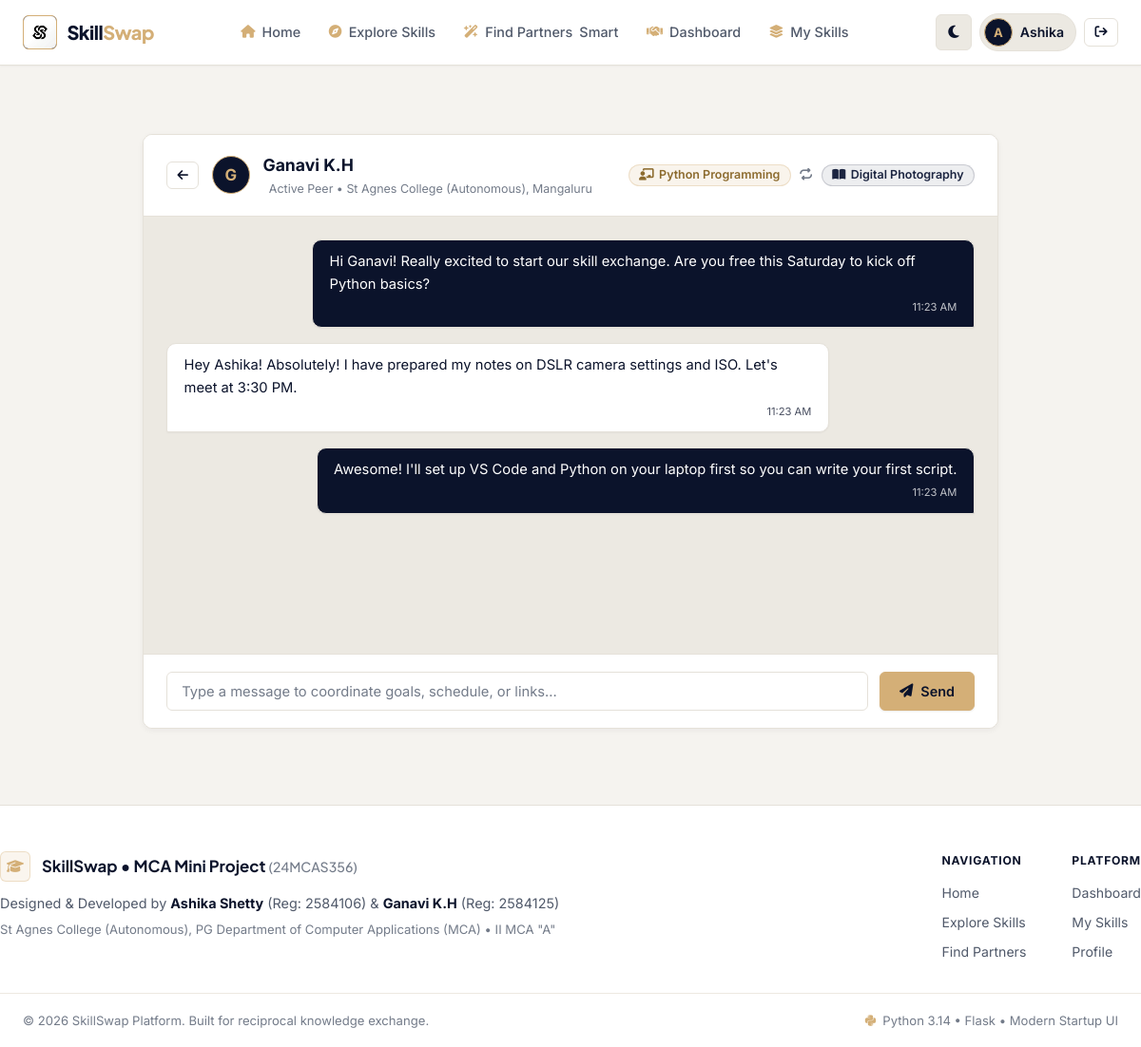
The app's page /chat/1 (signed in) with its own data.
### models.py (models this page shows, shortened)
class User(db.Model):
    __tablename__ = 'users'
    id = db.Column(db.Integer, primary_key=True)
    full_name = db.Column(db.String(100), nullable=False)
    email = db.Column(db.String(120), unique=True, nullable=False, index=True)
    password_hash = db.Column(db.String(255), nullable=False)
    role = db.Column(db.String(20), default='user')  # 'user' or 'admin'
    bio = db.Column(db.Text, nullable=True)
    location = db.Column(db.String(150), default='St Agnes College, Mangaluru')
    avatar = db.Column(db.String(255), default='default_avatar.png')
    is_active = db.Column(db.Boolean, default=True)
    created_at = db.Column(db.DateTime, default=lambda: datetime.now(timezone.utc))
    skills_offered = db.relationship('SkillOffered', backref='user', lazy='dynamic', cascade='all, delete-orphan')
    skills_wanted = db.relationship('SkillWanted', backref='user', lazy='dynamic', cascade='all, delete-orphan')
    sent_requests = db.relationship(
        'SwapRequest',
        foreign_keys='SwapRequest.sender_id',
        backref='sender',
        lazy='dynamic',
        cascade='all, delete-orphan'
    )
    received_requests = db.relationship(
        'SwapRequest',
        foreign_keys='SwapRequest.receiver_id',
        backref='receiver',
        lazy='dynamic',
        cascade='all, delete-orphan'
    )
    sent_messages = db.relationship(
        'Message',
        foreign_keys='Message.sender_id',
        backref='sender',
        lazy='dynamic'
    )
    received_messages = db.relationship(
        'Message',
        foreign_keys='Message.receiver_id',
        backref='receiver',
        lazy='dynamic'
    )
    reviews_given = db.relationship(
        'Review',
        foreign_keys='Review.reviewer_id',
        backref='reviewer',
        lazy='dynamic'
    )
    reviews_received = db.relationship(
        'Review',
        foreign_keys='Review.reviewee_id',
        backref='reviewee',
        lazy='dynamic'
    )
    @property
    def is_admin(self):
        return self.role == 'admin'

class SkillOffered(db.Model):
    __tablename__ = 'skills_offered'
    id = db.Column(db.Integer, primary_key=True)
    user_id = db.Column(db.Integer, db.ForeignKey('users.id', ondelete='CASCADE'), nullable=False)
    category_id = db.Column(db.Integer, db.ForeignKey('categories.id'), nullable=False)
    skill_name = db.Column(db.String(100), nullable=False, index=True)
    proficiency = db.Column(db.String(30), default='Intermediate')  # Beginner, Intermediate, Advanced, Expert
    description = db.Column(db.Text, nullable=True)
    created_at = db.Column(db.DateTime, default=lambda: datetime.now(timezone.utc))

class Message(db.Model):
    __tablename__ = 'messages'
    id = db.Column(db.Integer, primary_key=True)
    swap_id = db.Column(db.Integer, db.ForeignKey('swap_requests.id', ondelete='CASCADE'), nullable=False)
    sender_id = db.Column(db.Integer, db.ForeignKey('users.id', ondelete='CASCADE'), nullable=False)
    receiver_id = db.Column(db.Integer, db.ForeignKey('users.id', ondelete='CASCADE'), nullable=False)
    content = db.Column(db.Text, nullable=False)
    is_read = db.Column(db.Boolean, default=False)
    created_at = db.Column(db.DateTime, default=lambda: datetime.now(timezone.utc))

### routes/chat.py (the view)
@chat_bp.route('/<int:swap_id>')
@login_required
def chat_room(swap_id):
    swap = SwapRequest.query.get_or_404(swap_id)
    if g.user.id not in [swap.sender_id, swap.receiver_id]:
        flash('Unauthorized access to this chat.', 'danger')
        return redirect(url_for('swaps.list_swaps'))
    partner = swap.receiver if swap.sender_id == g.user.id else swap.sender
    unread_messages = Message.query.filter_by(
        swap_id=swap.id,
        receiver_id=g.user.id,
        is_read=False
    ).all()
    for m in unread_messages:
        m.is_read = True
    db.session.commit()
    messages = Message.query.filter_by(swap_id=swap.id).order_by(Message.created_at.asc()).all()
    return render_template(
        'chat.html',
        swap=swap,
        partner=partner,
        messages=messages
    )

### routes/auth.py (called while the page is built)
def login_required(view):
    @functools.wraps(view)
    def wrapped_view(**kwargs):
        if 'user_id' not in session:
            flash('Please log in to access this page.', 'warning')
            return redirect(url_for('auth.login', next=request.url))
        return view(**kwargs)
    return wrapped_view

@auth_bp.before_app_request
def load_logged_in_user():
    user_id = session.get('user_id')
    if user_id is None:
        g.user = None
    else:
        g.user = db.session.get(User, user_id)
        if g.user and not g.user.is_active:
            session.clear()
            g.user = None
            flash('Your account has been deactivated. Please contact administrator.', 'danger')

### templates/chat.html (shortened to what this page needs)
{% extends 'base.html' %}
{% block content %}
<div style="max-width: 900px; margin: 1.5rem auto;">
  <div class="card" style="padding: 0; overflow: hidden; border: 1px solid var(--border-color); box-shadow: var(--shadow-sm);">
    <div style="padding: 1.15rem 1.5rem; background-color: var(--bg-card); border-bottom: 1px solid var(--border-color); display: flex; justify-content: space-between; align-items: center; flex-wrap: wrap; gap: 1rem;">
      <div style="display: flex; align-items: center; gap: 0.85rem;">
        <a href="{{ url_for('swaps.list_swaps') }}" class="btn btn-secondary btn-icon-only btn-sm" title="Back to Dashboard">
          <i class="fas fa-arrow-left"></i>
        </a>
        <div class="avatar-mini" style="width: 40px; height: 40px; font-size: 1.05rem;">
          {{ partner.full_name[0] }}
        </div>
        <div>
          <a href="{{ url_for('auth.user_detail', user_id=partner.id) }}" style="font-weight: 700; color: var(--heading-color); font-size: 1.1rem; text-decoration: none;">
            {{ partner.full_name }}
          </a>
          <div style="font-size: 0.78rem; color: var(--text-muted); display: flex; align-items: center; gap: 0.4rem;">
             Active Peer &bull; {{ partner.location }}
          </div>
        </div>
      </div>
      <div style="display: flex; align-items: center; gap: 0.6rem; flex-wrap: wrap;">
        <span class="skill-tag skill-tag-teach" style="font-size: 0.78rem; padding: 0.25rem 0.65rem;">
          <i class="fas fa-chalkboard-user"></i> {{ swap.offered_skill.skill_name if swap.offered_skill else 'Mentorship' }}
        </span>
        <i class="fas fa-repeat" style="font-size: 0.8rem; color: var(--text-muted);"></i>
        <span class="skill-tag skill-tag-learn" style="font-size: 0.78rem; padding: 0.25rem 0.65rem;">
          <i class="fas fa-book-open"></i> {{ swap.requested_skill.skill_name if swap.requested_skill else 'Mentorship' }}
        </span>
      </div>
    </div>
    <div id="chat-messages" style="height: 460px; overflow-y: auto; padding: 1.5rem; background-color: var(--bg-surface-alt); display: flex; flex-direction: column; gap: 1rem;">
      {% for msg in messages %}
        <div class="chat-bubble {% if msg.sender_id == g.user.id %}bubble-mine{% else %}bubble-theirs{% endif %}">
          <div>{{ msg.content }}</div>
          <div style="font-size: 0.7rem; opacity: 0.75; text-align: right; margin-top: 0.25rem;">
            {{ msg.created_at.strftime('%I:%M %p') }}
          </div>
        </div>
      {% endfor %}
    </div>
    <form id="chat-form" style="display: flex; gap: 0.75rem; padding: 1.15rem 1.5rem; background-color: var(--bg-card); border-top: 1px solid var(--border-color);" method="POST" action="{{ url_for('chat.send_message', swap_id=swap.id) }}">
      <input type="text" id="chat-input" name="content" class="form-control" placeholder="Type a message to coordinate goals, schedule, or links..." autocomplete="off" required style="flex: 1;">
      <button type="submit" class="btn btn-primary" id="chat-send-btn">
        <i class="fas fa-paper-plane"></i> Send
      </button>
    </form>
  </div>
</div>
{% endblock %}

### templates/base.html (shortened to what this page needs)
<!DOCTYPE html>
<html lang="en" data-theme="light">
<head>
  <link rel="stylesheet" href="https://cdnjs.cloudflare.com/ajax/libs/font-awesome/6.4.0/css/all.min.css">
  <link rel="stylesheet" href="{{ url_for('static', filename='css/style.css') }}">
</head>
<body>
  <div class="nav-wrapper">
    <nav class="navbar" id="mainNavbar">
      <div class="container nav-container">
        <a href="{{ url_for('main.index') }}" class="brand" id="navBrand">
          <div class="brand-icon">
            <img src="{{ url_for('static', filename='images/logo.jpg') }}" alt="SkillSwap Logo">
          </div>
          <span class="brand-name">Skill<span class="brand-accent">Swap</span></span>
        </a>
        <ul class="nav-links" id="navLinks">
          <li>
            <a href="{{ url_for('main.index') }}" class="nav-link {% if request.endpoint == 'main.index' %}active{% endif %}" id="navHome">
              <i class="fas fa-house"></i>
              <span>Home</span>
            </a>
          </li>
          <li>
            <a href="{{ url_for('main.explore') }}" class="nav-link {% if request.endpoint == 'main.explore' %}active{% endif %}" id="navExplore">
              <i class="fas fa-compass"></i>
              <span>Explore Skills</span>
            </a>
          </li>
          <li>
            <a href="{{ url_for('main.matches') }}" class="nav-link {% if request.endpoint == 'main.matches' %}active{% endif %}" id="navMatches">
              <i class="fas fa-wand-magic-sparkles"></i>
              <span>Find Partners</span>
              <span class="badge-pill-gold">Smart</span>
            </a>
          </li>
          {% if g.user %}
            <li>
              <a href="{{ url_for('swaps.list_swaps') }}" class="nav-link {% if request.endpoint == 'swaps.list_swaps' %}active{% endif %}" id="navSwaps">
                <i class="fas fa-handshake"></i>
                <span>Dashboard</span>
              </a>
            </li>
            <li>
              <a href="{{ url_for('skills.manage_skills') }}" class="nav-link {% if request.endpoint == 'skills.manage_skills' %}active{% endif %}" id="navMySkills">
                <i class="fas fa-layer-group"></i>
                <span>My Skills</span>
              </a>
            </li>
          {% endif %}
        </ul>
        <div class="nav-actions">
          <button type="button" class="theme-toggle-btn" id="themeToggleBtn" title="Toggle Theme" aria-label="Toggle Dark and Light Mode">
            <i class="fas fa-moon"></i>
          </button>
          {% if g.user %}
            <a href="{{ url_for('auth.profile') }}" class="user-menu-btn" id="navUserProfile" title="View Profile">
              <div class="avatar-mini">
                {{ g.user.full_name[0] }}
              </div>
              <span class="user-name-label">{{ g.user.full_name.split()[0] }}</span>
            </a>
            <a href="{{ url_for('auth.logout') }}" class="btn btn-outline btn-icon-only btn-sm" id="navLogoutBtn" title="Log Out">
              <i class="fas fa-arrow-right-from-bracket"></i>
            </a>
          {% endif %}
        </div>
      </div>
    </nav>
  </div>
  <main class="container main-content">
    {% block content %}{% endblock %}
  </main>
  <footer class="footer">
    <div class="container footer-content">
      <div class="project-credit">
        <div class="credit-header">
          <div class="credit-icon">
            <i class="fas fa-graduation-cap"></i>
          </div>
          <span class="credit-brand">SkillSwap &bull; MCA Mini Project <span>(24MCAS356)</span></span>
        </div>
        <p class="credit-names">
          Designed &amp; Developed by <strong>Ashika Shetty</strong> (Reg: 2584106) &amp; <strong>Ganavi K.H</strong> (Reg: 2584125)
        </p>
        <p class="credit-college">
          St Agnes College (Autonomous), PG Department of Computer Applications (MCA) &bull; II MCA "A"
        </p>
      </div>
      <div class="footer-links">
        <div class="footer-col">
          <span class="footer-col-title">Navigation</span>
          <a href="{{ url_for('main.index') }}">Home</a>
          <a href="{{ url_for('main.explore') }}">Explore Skills</a>
          <a href="{{ url_for('main.matches') }}">Find Partners</a>
        </div>
        <div class="footer-col">
          <span class="footer-col-title">Platform</span>
          {% if g.user %}
            <a href="{{ url_for('swaps.list_swaps') }}">Dashboard</a>
            <a href="{{ url_for('skills.manage_skills') }}">My Skills</a>
            <a href="{{ url_for('auth.profile') }}">Profile</a>
          {% else %}
            <a href="{{ url_for('auth.login') }}">Log In</a>
            <a href="{{ url_for('auth.register') }}">Create Account</a>
          {% endif %}
        </div>
      </div>
    </div>
    <div class="footer-bottom">
      <div class="container footer-bottom-inner">
        <span>&copy; 2026 SkillSwap Platform. Built for reciprocal knowledge exchange.</span>
        <span class="tech-badge"><i class="fab fa-python" style="color: var(--champagne-gold);"></i> Python 3.14 &bull; Flask &bull; Modern Startup UI</span>
      </div>
    </div>
  </footer>
</body>
</html>

### records on screen
User: user "A", user.full_name "Ashika"
User: full_name "G", full_name "Ganavi K.H", location "St Agnes College (Autonomous), Mangaluru"
SkillOffered: offered_skill "Python Programming"
SkillOffered: requested_skill "Digital Photography"
Message: content "Hi Ganavi! Really excited to start our skill exchange. Are you free this Saturday to kick off Python basics?", created_at "11:23 AM"
Message: content "Hey Ashika! Absolutely! I have prepared my notes on DSLR camera settings and ISO. Let's meet at 3:30 PM.", created_at "11:23 AM"
Message: content "Awesome! I'll set up VS Code and Python on your laptop first so you can write your first script.", created_at "11:23 AM"
